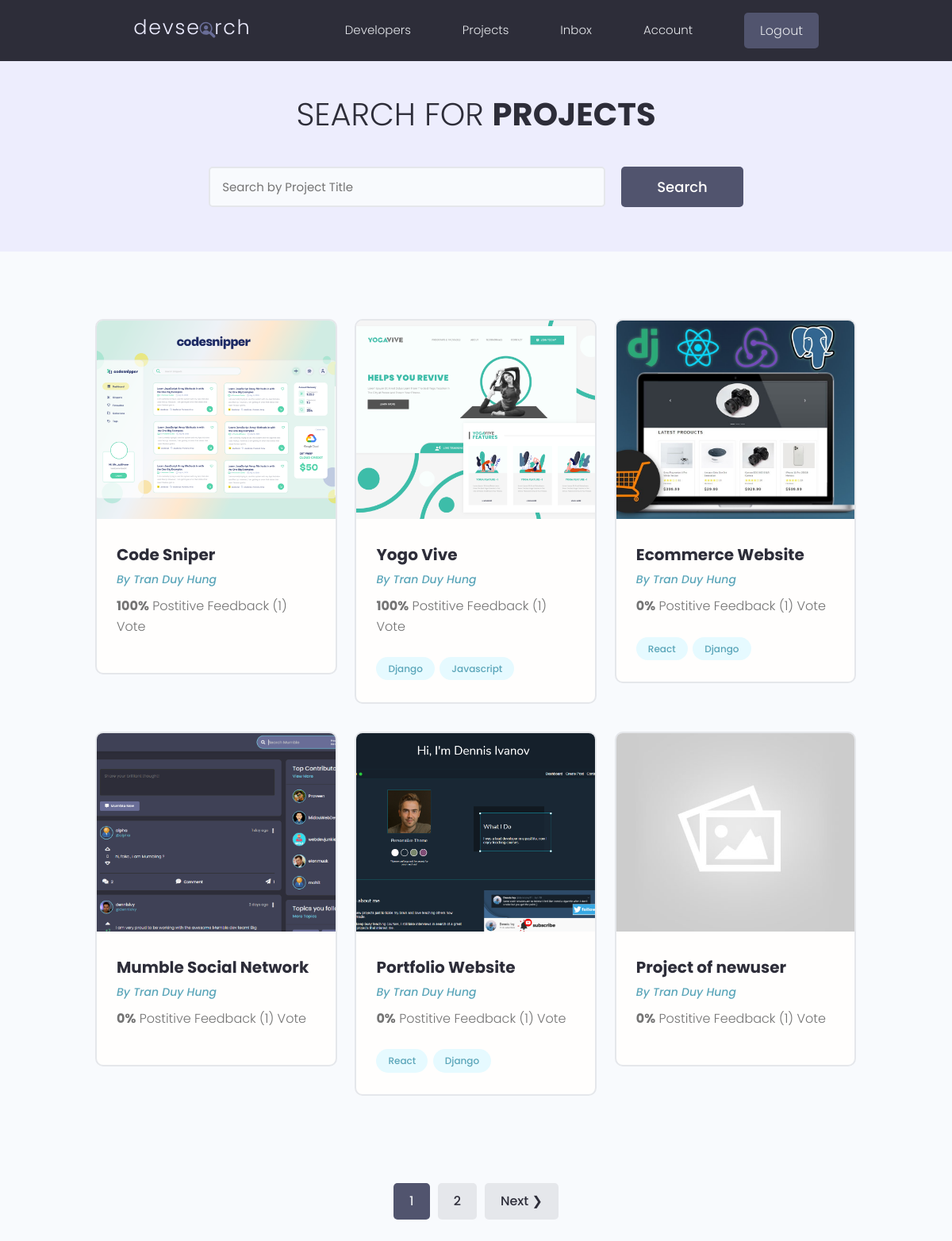
Screenshot of /projects/ (signed in) with the database file from the repository.
### projects/models.py (models this page shows, shortened)
class Project(models.Model):
    owner = models.ForeignKey(Profile, null=True, blank=True, on_delete=models.CASCADE)
    title = models.CharField(max_length=200)
    description = models.TextField(null=True, blank=True)
    featured_image = models.ImageField(null=True, blank=True, default="default.jpg")
    demo_link = models.CharField(max_length=200, null=True, blank=True)
    source_link = models.CharField(max_length=2000, null=True, blank=True)
    tags = models.ManyToManyField(Tag, blank=True)
    vote_total = models.IntegerField(default=0, null=True, blank=True)
    vote_ratio = models.IntegerField(default=0, null=True, blank=True)
    created = models.DateTimeField(auto_now_add=True)
    id = models.UUIDField(default=uuid.uuid4, unique=True, primary_key=True, editable=False)
    class Meta:
        ordering = ['-vote_ratio', '-vote_total', 'title']
    @property
    def imageURL(self):
        try:
            url = self.featured_image.url
        except:
            url = ""
        return url

class Tag(models.Model):
    name = models.CharField(max_length=200)
    created = models.DateTimeField(auto_now_add=True)
    id = models.UUIDField(default=uuid.uuid4, unique=True, primary_key=True, editable=False)
    def __str__(self):
        return self.name

### users/models.py (models this page shows, shortened)
class Profile(models.Model):
    user = models.OneToOneField(User, on_delete=models.CASCADE, null=True, blank=True)
    name = models.CharField(max_length=200, blank=True, null=True)
    email = models.EmailField(max_length=500, blank=True, null=True)
    username = models.CharField(max_length=200, blank=True, null=True)
    location = models.CharField(max_length=200, blank=True, null=True)
    short_intro = models.CharField(max_length=200, blank=True, null=True)
    bio = models.TextField(blank=True, null=True)
    profile_image = models.ImageField(null=True, blank=True, upload_to="profiles/", default="profiles/user-default.png")
    social_github = models.CharField(max_length=200, blank=True, null=True)
    social_twitter = models.CharField(max_length=200, blank=True, null=True)
    social_linkedin = models.CharField(max_length=200, blank=True, null=True)
    social_youtube = models.CharField(max_length=200, blank=True, null=True)
    social_website = models.CharField(max_length=200, blank=True, null=True)
    created = models.DateTimeField(auto_now_add=True)
    id = models.UUIDField(default=uuid.uuid4, unique=True, primary_key=True, editable=False)
    class Meta:
        ordering = ['created']

### projects/views.py (the view)
# urls.py: path('projects/', views.getProjects),
def projects(request):
    projects, search_query = searchProjects(request)
    custom_range, projects = paginateProjects(request, projects, 6)
    context = {'projects': projects, 'search_query': search_query, 'custom_range': custom_range}
    return render(request, 'projects/projects.html', context)

### projects/utils.py (called while the page is built)
def searchProjects(request):
    search_query = ''
    if request.GET.get('search_query'):
        search_query = request.GET.get('search_query')
    tags = Tag.objects.filter(name__icontains=search_query)
    projects = Project.objects.distinct().filter(
        Q(title__icontains=search_query) |
        Q(description__icontains=search_query) |
        Q(owner__name__icontains=search_query) |
        Q(tags__in=tags)
    )
    return projects, search_query

def paginateProjects(request, projects, results):
    page = request.GET.get('page')
    paginator = Paginator(projects, results)
    try:
        projects = paginator.page(page)
    except PageNotAnInteger:
        page = 1
        projects = paginator.page(page)
    except EmptyPage:
        page = paginator.num_pages
        projects = paginator.page(page)
    leftIndex = (int(page) - 4)
    if leftIndex < 1:
        leftIndex = 1
    rightIndex = (int(page) + 5)
    if rightIndex > paginator.num_pages:
        rightIndex = paginator.num_pages + 1
    custom_range = range(leftIndex, rightIndex)
    return custom_range, projects

### projects/templates/projects/projects.html (shortened to what this page needs)
{% extends "main.html" %}
{% block content %}
<main class="projects">
    <section class="hero-section text-center">
        <div class="container container--narrow">
            <div class="hero-section__box">
                <h2>Search for <span>Projects</span></h2>
            </div>
            <div class="hero-section__search">
                <form id="searchForm" class="form" action="{% url 'projects' %}" method="get">
                    <div class="form__field">
                        <input class="input input--text" id="formInput#search" type="text" name="search_query"
                               value="{{search_query}}" placeholder="Search by Project Title"/>
                    </div>
                    <input class="btn btn--sub btn--lg" type="submit" value="Search"/>
                </form>
            </div>
        </div>
    </section>
    <section class="projectsList">
        <div class="container">
            <div class="grid grid--three">
                {% for project in projects %}
                <div class="column">
                    <div class="card project">
                        <a href="{% url 'project' project.id %}" class="project">
                            <img class="project__thumbnail" src="{{project.imageURL}}"
                                 alt="project thumbnail"/>
                            <div class="card__body">
                                <h3 class="project__title">{{project.title}}</h3>
                                <p><a class="project__author" href="{% url 'user-profile' project.owner.id %}">By
                                    {{project.owner.name}}</a></p>
                                <p class="project--rating">
                                    <span style="font-weight: bold;">{{project.vote_ratio}}%</span> Postitive
                                    Feedback ({{project.vote_total}}) Vote{{project.vote_total|pluralize:"s"}}
                                </p>
                                <div class="project__tags">
                                    {% for tag in project.tags.all %}
                                    <span class="tag tag--pill tag--main"><small>{{tag}}</small></span>
                                    {% endfor %}
                                </div>
                            </div>
                        </a>
                    </div>
                </div>
                {% endfor %}
            </div>
        </div>
    </section>
    {% include 'pagination.html' with queryset=projects custom_range=custom_range %}
</main>
{% endblock %}

### static/styles/app.css (style rules this page uses)
:root { --color-sub: #2d2d39; }
.btn--sub { background-color: var(--color-sub-light); }
.card { border: 2px solid var(--color-light); }
img { width: 100%; }
.hero-section { height: 40vh; display: flex; align-items: center; background-color: var(--color-sub); }
.hero-section__box { margin-bottom: 4rem; }
.hero-section__box > h2, .hero-section__box > h2 > span { font-size: 4rem; color: var(--color-light); line-height: 1.3; text-transform: uppercase; }
.hero-section__box > h2 { font-weight: 300; }
.hero-section__box > h2 > span { font-weight: 700; }
.hero-section__search > .form { display: flex; align-items: center; justify-content: center; gap: 2rem; }
.hero-section__search > .form input.input--text { width: 50rem; }
.project__author { font-size: 1.4rem; font-style: italic; }
.project--rating { margin-bottom: 1.6em; margin-top: 0.5em; }
.projects > .hero-section { background: var(--color-sub-lighter); height: 30vh; }
.projects .hero-section__box { margin-bottom: 2.5rem; }
.projects .hero-section__box > h2 { color: var(--color-sub); }
.projects .hero-section__box > h2 > span { font-weight: 700; color: var(--color-sub); }
.projectsList { margin-top: 8rem; }
.project__thumbnail { height: 25rem; object-fit: cover; object-position: top center; }
.project__title { font-size: 2rem; font-weight: 700; color: var(--color-sub); }

### static/uikit/styles/modules/_variables.css (style rules this page uses)
:root { --color-main: #5aa5b9; --color-main-light: #e6faff; --color-sub: #3f4156; --color-sub-light: #51546e; --color-sub-lighter: #ededfd; --color-text: #737373; --color-gray: #8b8b8b; --color-light: #e5e7eb; --color-light-gray: #767676; --color-bg: #f8fafd; --color-white: #fffefd; --color-white-light: #f3f3f3; --color-success: #359e64; --color-success-bg: #def8e8; --color-error: #fc4b0b; --color-error-bg: #fff2ee; --font-base: 'Poppins', arial, helvetica, 'Segoe UI', roboto, ubuntu, sans-serif; --font-monospace: 'Fira Code', 'Courier New', courier, monospace; --font-regular: 300; --font-medium: 500; --font-bold: 700; --generic-shadow: 1px 1px 5px #00000010; --generic-transition: all 0.3s ease-in-out; }

### static/uikit/styles/modules/_base.css (style rules this page uses)
* { margin: 0; padding: 0; box-sizing: border-box; text-rendering: optimizeLegibility; color: inherit; font-size: inherit; }
html { font-size: 50%; }
@media only screen and (min-width: 480px) { html { font-size: 56.25%; } }
@media only screen and (min-width: 1200px) { html { font-size: 62.5%; } }
body { line-height: 1.6; font-weight: 400; font-size: 1.5rem; color: var(--color-text); background-color: var(--color-bg); min-height: 100vh; }

### static/uikit/styles/modules/_typography.css (style rules this page uses)
* { font-family: var(--font-base); }
h2 { font-size: 3.6rem; font-weight: var(--font-bold); }
h3 { font-size: 3.2rem; font-weight: var(--font-medium); }
p, span, strong { font-size: 1.6rem; color: var(--color-text); font-weight: var(--font-regular); }
a { padding-bottom: 2px; text-decoration: none; display: inline-block; color: var(--color-main); font-weight: var(--font-medium); }

### static/uikit/styles/modules/_utilities.css (style rules this page uses)
.container { width: 92%; max-width: 165rem; margin: 0 auto; box-sizing: border-box; }
.container--narrow { width: 92%; max-width: 120rem; }
@media screen and (min-width: 1000px) { .container { width: 90%; } }
@media screen and (min-width: 1000px) { .container--narrow { width: 85%; } }
@media screen and (min-width: 1200px) { .container { width: 80%; } }
@media screen and (min-width: 1200px) { .container--narrow { width: 72%; } }
.text-center { text-align: center; }

### static/uikit/styles/modules/_button.css (style rules this page uses)
.btn { display: inline-block; position: relative; cursor: pointer; background-color: var(--color-light); font-weight: var(--font-medium); color: var(--color-sub); text-decoration: none; padding: 1rem 2rem; border-radius: 0.5rem; border: none; width: -webkit-fit-content; width: -moz-fit-content; width: fit-content; height: -webkit-fit-content; height: -moz-fit-content; height: fit-content; font-size: 1.6rem; outline-width: 0; outline-color: transparent; -webkit-backface-visibility: hidden; backface-visibility: hidden; transition: all 0.3s ease-in-out; }
.btn--sub { background-color: var(--color-sub); color: var(--color-white); }
.btn--lg { font-size: 1.8rem; padding: 1.2rem 4.5rem; }

### static/uikit/styles/modules/_card.css (style rules this page uses)
.card { border-radius: 1rem; background-color: var(--color-white); border: 1.5px solid var(--color-light); width: auto; height: auto; margin-top: 0.5rem; margin-bottom: 0.5rem; overflow: hidden; }
.card__body, .card__header { padding: 2rem 2.5rem; }

### rows the page displays
Project: imageURL (picture), title "Code Sniper", owner.name "Tran Duy Hung", vote_ratio "100", vote_total "1"
Project: imageURL (picture), title "Yogo Vive", owner.name "Tran Duy Hung", vote_ratio "100", vote_total "1"
Tag: name "Django"
Tag: name "Javascript"
Project: imageURL (picture), title "Ecommerce Website", owner.name "Tran Duy Hung", vote_ratio "0", vote_total "1"
Tag: name "React"
Project: imageURL (picture), title "Mumble Social Network", owner.name "Tran Duy Hung", vote_ratio "0", vote_total "1"
Project: imageURL (picture), title "Portfolio Website", owner.name "Tran Duy Hung", vote_ratio "0", vote_total "1"
Project: imageURL (placeholder picture), title "Project of newuser", owner.name "Tran Duy Hung", vote_ratio "0", vote_total "1"

### other values shown
{{ page }} "1"
{{ page }} "2"
